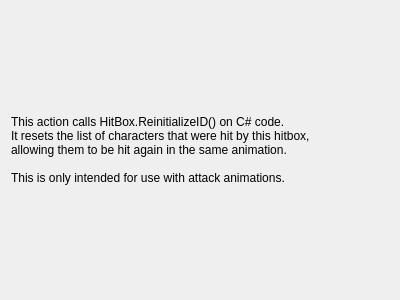
<?xml version="1.0" encoding="UTF-8"?>
<ui version="4.0">
 <class>Form</class>
 <widget class="QWidget" name="Form">
  <property name="geometry">
   <rect>
    <x>0</x>
    <y>0</y>
    <width>400</width>
    <height>300</height>
   </rect>
  </property>
  <property name="windowTitle">
   <string>Form</string>
  </property>
  <layout class="QVBoxLayout" name="verticalLayout">
   <item>
    <widget class="QLabel" name="label">
     <property name="text">
      <string>This action calls HitBox.ReinitializeID() on C# code.
It resets the list of characters that were hit by this hitbox,
allowing them to be hit again in the same animation.

This is only intended for use with attack animations.</string>
     </property>
    </widget>
   </item>
  </layout>
 </widget>
 <resources/>
 <connections/>
</ui>
